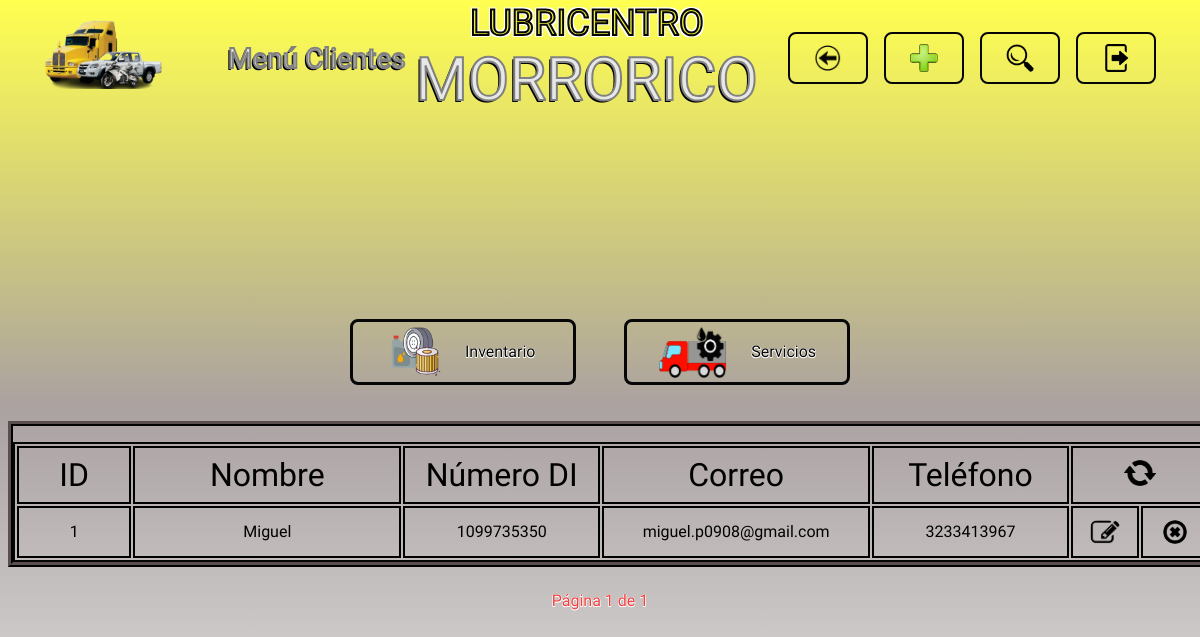
The app's page /clientes/ (signed in), older data.
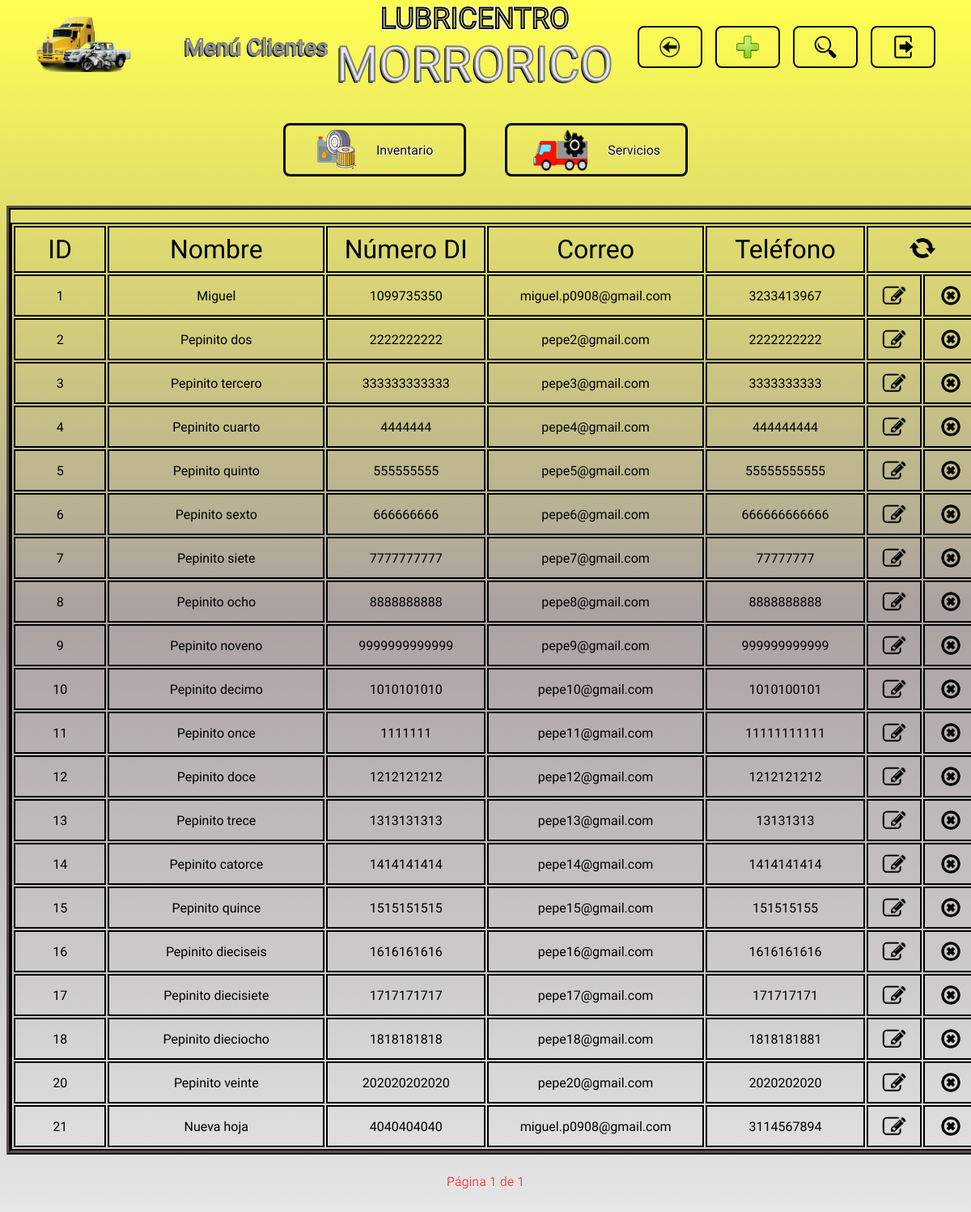
The same page, newer data.
### clientes/models.py (models this page shows)
class Cliente(models.Model):
    nombre_cliente = models.CharField(max_length=50, null=False, blank=False)
    documento_identidad = models.CharField(max_length=20, null=False, blank=False)
    correo_electronico = models.EmailField(max_length=100, null=True, blank=True)
    telefono = models.CharField(max_length=15, null=True, blank=True)

### clientes/views.py (the view)
# urls.py: path('clientes/', include('clientes.urls')),
@login_required
def clientes(request, clientes=None, registrado=False, eliminado=False, actualizado=False, sin_coincidencias=False, campo=None, buscar=None, name_url="clientes"):
    if clientes is None:
        clientes = Cliente.objects.all()
    paginator = Paginator(clientes, 20)
    numero_pagina = request.GET.get('pagina')
    try:
        pagina = paginator.page(numero_pagina)
    except PageNotAnInteger:
        pagina = paginator.page(1)
    except EmptyPage:
        pagina = paginator.page(paginator.num_pages)
    return render(request, 'clientes.html', {
        'registrado': registrado,
        "eliminado": eliminado,
        "actualizado": actualizado,
        "sin_coincidencias": sin_coincidencias,
        "buscar": buscar,
        "campo": campo,
        "pagina": pagina,
        "name_url": name_url,
    })

### templates/clientes.html (shortened to what this page needs)
{% extends "layouts/base.html" %}
{% load static %}
{% block nombre_seccion %}
<p class="header__titulo letra_blanca">Menú Clientes</p>
{% endblock nombre_seccion %}
{% block boton_volver %}
<li>
    <a href="{% url "menu_opciones" %}" class="header__boton header__volver">
        <img src="{% static "images/logo_volver.png" %}" alt="volver" class="header__logo_boton">
    </a>
</li>
{% endblock boton_volver %}
{% block boton_registrar %}
<li>
    {% include "layouts/partials/boton_registrar.html" %}
</li>
{% endblock boton_registrar %}
{% block boton_buscar %}
<li>
    {% include "layouts/partials/boton_buscar.html" %}
</li>
{% endblock boton_buscar %}
{% block boton_cerrar_sesion %}
    {% include "layouts/partials/boton_cerrar_sesion.html" %}
{% endblock boton_cerrar_sesion %}
{% block cuerpo_seccion %}
<div class="contenedor tabla_registros">
    <table class="tabla_registros__tabla">
        <tr class="celdas_encabezado">
            <th class="celda tabla_registros__celda_id">ID</th>
            <th class="celda tabla_registros__celda_nombre">Nombre</th>
            <th class="celda tabla_registros__celda_numero_di">Número DI</th>
            <th class="celda tabla_registros__celda_correo">Correo</th>
            <th class="celda tabla_registros__celda_telefono">Teléfono</th>
            <th colspan="2" class="celda tabla_registros__celda_recargar"><a href="{% url "clientes" %}"><img src="{% static "images/logo_recargar.png" %}" alt="recargar" class="tabla_registros__recargar"></a></th>
        </tr>
        {% for cliente in pagina.object_list %}
        <tr class="celdas_datos">
            <td class="celda tabla_registros__celda_id">{{ cliente.id }}</td>
            <td class="celda tabla_registros__celda_nombre">{{ cliente.nombre_cliente }}</td>
            <td class="celda tabla_registros__celda_numero_di">{{ cliente.documento_identidad }}</td>
            <td class="celda tabla_registros__celda_correo">{{ cliente.correo_electronico }}</td>
            <td class="celda tabla_registros__celda_telefono">{{ cliente.telefono }}</td>
            <td class="celda tabla_registros__celda_editar"><a href="#" data-registro-id={{ cliente.id }} data-app-registro="clientes" class="tabla_registros__boton boton_editar" ><img src="{% static "images/logo_editar.png" %}" alt="editar" class="tabla_registros__logo_boton tabla_registros__editar"></a></td>
            <td class="celda tabla_registros__celda_eliminar"><a href="#" data-url= {% url "eliminar_cliente" cliente.id %} data-mensaje= "cliente {{ cliente.nombre_cliente }} con ID {{ cliente.id }}" class="tabla_registros__boton boton_eliminar"><img src="{% static "images/logo_eliminar.png" %}" alt="eliminar" class="tabla_registros__logo_boton tabla_registros__eliminar"></a></td>
        </tr>
        {% endfor %}
    </table>
</div>
{% endblock cuerpo_seccion %}
{% block paginacion %}
{% include "layouts/partials/paginacion.html" %}
{% endblock paginacion %}

### templates/layouts/base.html (shortened to what this page needs)
{% load static %}
<!DOCTYPE html>
<html lang="en">
<head>
    <link rel="stylesheet" href="https://cdn.jsdelivr.net/npm/bootstrap-icons@1.11.3/font/bootstrap-icons.min.css">
    <link rel="stylesheet" href="{% static "styles.css" %}">
</head>
<body>
    {% block header %}
    <header>
        <div class="contenedor header" >
            <div class="header__bloque_logo_y_seccion">
                {% include "layouts/partials/logo.html" %}
                {% block nombre_seccion %}{% endblock nombre_seccion %}
            </div>
                {% block titulo_en_encabezado %}
                {% include "layouts/partials/titulo.html" %}
                {% endblock titulo_en_encabezado %}
            <nav>
                <ul class="header__menu">
            {% block boton_volver %}{% endblock boton_volver %}
            {% block boton_registrar %}{% endblock boton_registrar %}
            {% block boton_buscar %}{% endblock boton_buscar %}
            {% block boton_cerrar_sesion %}{% endblock boton_cerrar_sesion %}
                </ul>
            </nav>
        </div>
    </header>
    {% endblock header %}
    <main>
        <section class="contenedor seccion_principal">
            {% block navegacion_secciones %}
            {% include "layouts/partials/navegacion_secciones.html" %}
            {% endblock navegacion_secciones %}
            {% block cuerpo_seccion %}{% endblock cuerpo_seccion %}
            {% block paginacion %}{% endblock paginacion %}
        </section>
    </main>
</body>
</html>

### templates/layouts/partials/logo.html
{% load static %}
<a href="{% url "menu_opciones" %}">
    <img src="{% static "images/logo_lubricentro.png" %}" alt="logo" class="header__logo">
</a>

### templates/layouts/partials/titulo.html
<div class="contenedor">
    <h1 class="titulo">
        <span class="titulo__texto_pequeño letra_amarilla">LUBRICENTRO</span>
        <span class="titulo__texto_grande letra_blanca">MORRORICO</span>
    </h1>
</div>

### templates/layouts/partials/boton_registrar.html
{% load static %}
<a href="#" id="boton_registrar" class="header__boton header__registrar">
    <img src="{% static "images/logo_mas.png" %}" alt="registrar" class="header__logo_boton">
</a>

### templates/layouts/partials/boton_buscar.html
{% load static %}
<a href="#" id="boton_buscar" class="header__boton header__buscar">
    <img src="{% static "images/logo_buscar.png" %}" alt="buscar" class="header__logo_boton">
</a>

### templates/forms/form_buscar_clientes.html (shortened to what this page needs)
{% load static %}

### templates/layouts/partials/boton_cerrar_sesion.html
{% load static %}
<li>
    <a href="{% url "cerrar_sesion" %}" class="header__boton header__cerrar_sesion">
        <img src="{% static "images/logo_cerrar_sesion.png" %}" alt="cerrar sesion" class="header__logo_boton">
    </a>
</li>

### templates/layouts/partials/navegacion_secciones.html (shortened to what this page needs)
{% load static %}
<nav class="navegacion_secciones">
    {% if name_url != "inventario" %}
    <a href="{% url 'inventario' %}" class="navegacion_secciones__opcion letra_negra">
        <figure class="navegacion_secciones__tarjeta">
            <img src="{% static "images/logo_inventario.png" %}" alt="inventario" class="navegacion_secciones__logo_inventario">
            <figcaption>
                <p>Inventario</p>
            </figcaption>
        </figure>
    </a>
    {% endif %}
    {% if name_url != "servicios" %}
    <a href="{% url 'servicios' %}" class="navegacion_secciones__opcion letra_negra">
        <figure class="navegacion_secciones__tarjeta">
            <img src="{% static "images/logo_servicios.png" %}" alt="servicios" class="navegacion_secciones__logo_servicios">
            <figcaption>
                <p>Servicios</p>
            </figcaption>
        </figure>
    </a>
    {% endif %}
</nav>

### templates/forms/form_registrar_clientes.html (shortened to what this page needs)
{% load static %}

### templates/forms/form_editar_clientes.html (shortened to what this page needs)
{% load static %}

### templates/layouts/partials/paginacion.html (shortened to what this page needs)
<div class="paginacion">
    <span class="current letra_roja">Página {{ pagina.number }} de {{ pagina.paginator.num_pages }}</span>
</div>

### static/styles.css (style rules this page uses)
:root { --amarillo: rgb(235, 235, 58); --blanco: rgb(231, 231, 231); --rojo: rgb(243, 63, 63); --gris: rgb(150, 150, 150); --negro: rgb(7, 6, 6); --rojo-gris: linear-gradient(to bottom, rgb(245, 26, 26), rgb(243, 63, 63), rgb(170, 161, 161), rgb(231, 231, 231)); --gris-descendiente: linear-gradient(to bottom,rgb(255, 255, 80), rgb(170, 161, 161), rgb(231, 231, 231)); --max-width: 1400px; --header-heigth: 100px; --input-disabled: rgb(231, 231, 231, 0.7); }
* { font-family: "Lilita One", sans-serif; font-weight: 400; font-style: normal; }
body { background: var(--gris-descendiente); background-repeat: no-repeat; min-height: 100vh; background-size: cover; }
.contenedor { max-width: var(--max-width); margin: 0 auto; }
.titulo { display: flex; flex-direction: column; text-align: center; }
.titulo__texto_pequeño { font-size: 36px; }
.titulo__texto_grande { font-size: 60px; }
.letra_amarilla { color: var(--amarillo); -webkit-text-stroke: 2px var(--negro); text-shadow: -2px -2px 0 white, 2px -2px 0 white, -2px 2px 0 white, 2px 2px 0 white; }
.letra_blanca { color: var(--blanco); -webkit-text-stroke: 2px gray; text-shadow: -2px 2px 0 black; }
.letra_negra { color: var(--negro); text-shadow: -0.5px -0.5px 0 white, 0.5px -0.5px 0 white, -0.5px 0.5px 0 white, 0.5px 0.5px 0 white; }
.letra_roja { color: var(--rojo); text-shadow: -0.5px -0.5px 0 white, 0.5px -0.5px 0 white, -0.5px 0.5px 0 white, 0.5px 0.5px 0 white; }
.header { display: flex; align-items: center; font-size: 28px; height: var(--header-heigth); justify-content: space-between; }
.header__bloque_logo_y_seccion { display: flex; align-items: center; margin-left: 36px; gap: 4rem; }
.header__logo { width: 120px; }
.header__menu { list-style: none; display: flex; align-items: center; justify-content: flex-end; margin-right: 36px; gap: 1rem; width: 348px; }
.header__boton { display: flex; justify-content: center; align-items: center; height: 32px; font-size: 28px; padding: 8px 24px; border: 2px solid var(--negro); border-radius: 8px; text-decoration: none; }
.header__logo_boton { width: 28px; }
.seccion_principal { display: flex; flex-direction: column; justify-content: center; align-items: center; height: calc(100vh - var(--header-heigth)); }
.navegacion_secciones { display: flex; justify-content: center; margin: 36px auto; gap: 3rem; }
.navegacion_secciones__opcion { display: flex; justify-content: center; border: 3px solid var(--negro); border-radius: 8px; text-decoration: none; font-size: 16px; min-width: 200px; width: 220px; max-height: 60px; }
.navegacion_secciones__tarjeta { display: flex; align-items: center; gap: 1.5rem; }
.navegacion_secciones__logo_inventario { width: auto; height: 52px; }
.navegacion_secciones__logo_servicios { width: auto; height: 52px; }
.tabla_registros { display: flex; justify-content: center; overflow-x: auto; overflow-y: auto; border: 5px ridge var(--negro); }
.tabla_registros__tabla { border: 2px solid var(--negro); table-layout: fixed; margin-top: 16px; width: 1200px; }
.celdas_encabezado { font-size: 32px; border: 2px solid var(--negro); }
.tabla_registros__celda_id { width: 8%; min-width: 8%; }
.tabla_registros__celda_editar, .tabla_registros__celda_eliminar, .tabla_registros__celda_asignar { width: 5%; min-width: 5%; }
.tabla_registros__celda_nombre, .tabla_registros__celda_correo { width: 21%; min-width: 21%; }
.tabla_registros__celda_numero_di, .tabla_registros__celda_telefono { width: 15%; min-width: 15%; }
.celda { white-space: nowrap; overflow-x: auto; padding: 8px; border: 2px solid black; max-height: 52px; }
.celdas_datos { text-align: center; font-size: 16px; }
.tabla_registros__boton { display: inline-block; margin-top: 4px; }
.tabla_registros__logo_boton { display: block; width: 100%; margin: 0; padding: 0; height: 24px; border-radius: 8px; }
.tabla_registros__eliminar { border-radius: 16px; }
.tabla_registros__recargar { width: 32px; border-radius: 50%; }
.paginacion { margin: 24px; display: flex; gap: 1rem; }

Row changes from the older to the newer data that the page shows:
added Cliente: id "2", nombre_cliente "Pepinito dos", documento_identidad "2222222222", correo_electronico "pepe2@gmail.com", telefono "2222222222"
added Cliente: id "3", nombre_cliente "Pepinito tercero", documento_identidad "333333333333", correo_electronico "pepe3@gmail.com", telefono "3333333333"
added Cliente: id "4", nombre_cliente "Pepinito cuarto", documento_identidad "4444444", correo_electronico "pepe4@gmail.com", telefono "444444444"
added Cliente: id "5", nombre_cliente "Pepinito quinto", documento_identidad "555555555", correo_electronico "pepe5@gmail.com", telefono "55555555555"
added Cliente: id "6", nombre_cliente "Pepinito sexto", documento_identidad "666666666", correo_electronico "pepe6@gmail.com", telefono "666666666666"
added Cliente: id "7", nombre_cliente "Pepinito siete", documento_identidad "7777777777", correo_electronico "pepe7@gmail.com", telefono "77777777"
added Cliente: id "8", nombre_cliente "Pepinito ocho", documento_identidad "8888888888", correo_electronico "pepe8@gmail.com", telefono "8888888888"
added Cliente: id "9", nombre_cliente "Pepinito noveno", documento_identidad "9999999999999", correo_electronico "pepe9@gmail.com", telefono "999999999999"
added Cliente: id "10", nombre_cliente "Pepinito decimo", documento_identidad "1010101010", correo_electronico "pepe10@gmail.com", telefono "1010100101"
added Cliente: id "11", nombre_cliente "Pepinito once", documento_identidad "1111111", correo_electronico "pepe11@gmail.com", telefono "11111111111"
added Cliente: id "12", nombre_cliente "Pepinito doce", documento_identidad "1212121212", correo_electronico "pepe12@gmail.com", telefono "1212121212"
added Cliente: id "13", nombre_cliente "Pepinito trece", documento_identidad "1313131313", correo_electronico "pepe13@gmail.com", telefono "13131313"
added Cliente: id "14", nombre_cliente "Pepinito catorce", documento_identidad "1414141414", correo_electronico "pepe14@gmail.com", telefono "1414141414"
added Cliente: id "15", nombre_cliente "Pepinito quince", documento_identidad "1515151515", correo_electronico "pepe15@gmail.com", telefono "151515155"
added Cliente: id "16", nombre_cliente "Pepinito dieciseis", documento_identidad "1616161616", correo_electronico "pepe16@gmail.com", telefono "1616161616"
added Cliente: id "17", nombre_cliente "Pepinito diecisiete", documento_identidad "1717171717", correo_electronico "pepe17@gmail.com", telefono "171717171"
added Cliente: id "18", nombre_cliente "Pepinito dieciocho", documento_identidad "1818181818", correo_electronico "pepe18@gmail.com", telefono "1818181881"
added Cliente: id "20", nombre_cliente "Pepinito veinte", documento_identidad "202020202020", correo_electronico "pepe20@gmail.com", telefono "2020202020"
added Cliente: id "21", nombre_cliente "Nueva hoja", documento_identidad "4040404040", correo_electronico "miguel.p0908@gmail.com", telefono "3114567894"
